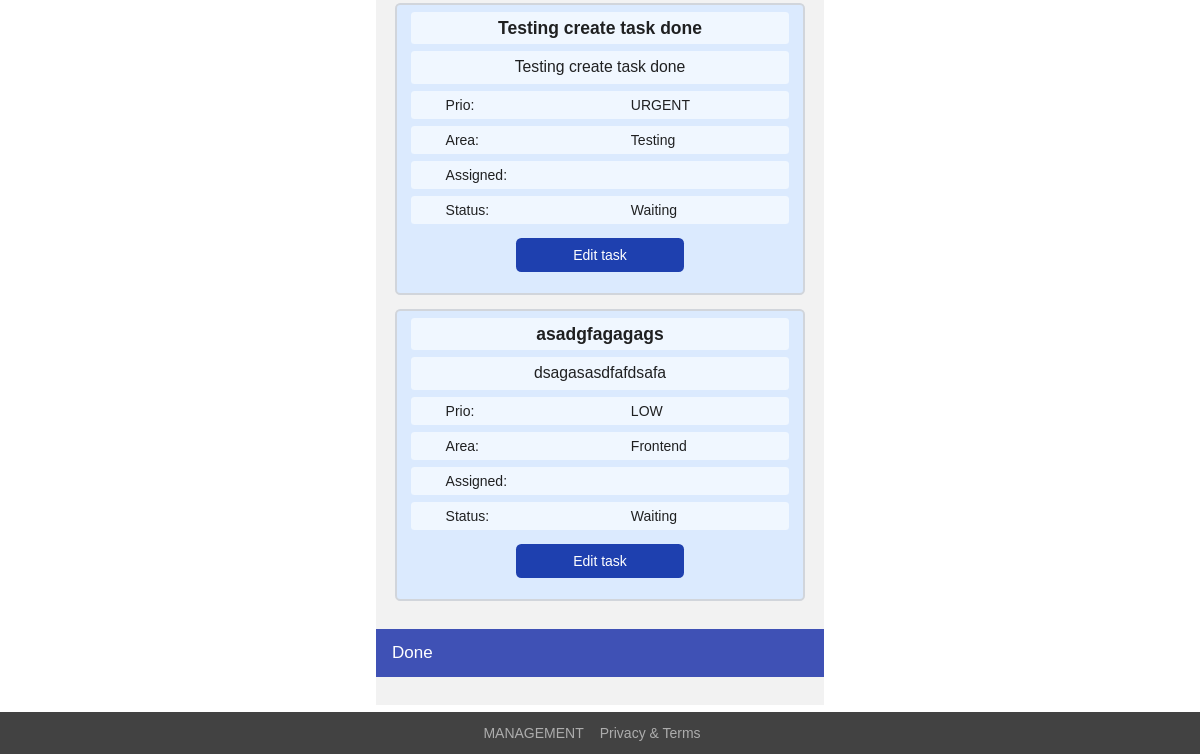
Page /management/kanban_board/ (lower part) on the earlier database version.
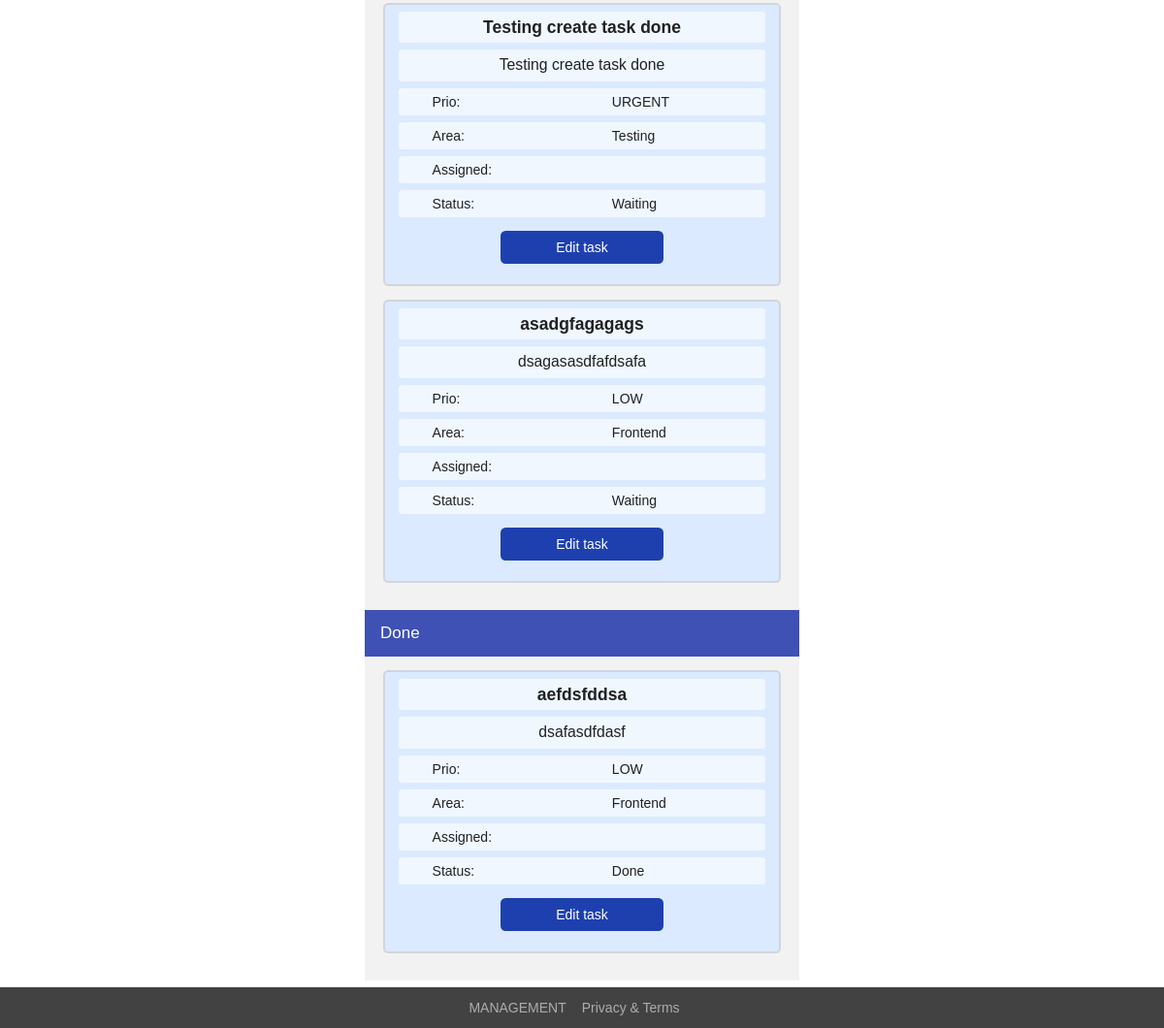
Same page on the later database version.
### apps/kanban_board/models.py (models this page shows, shortened)
class Task(models.Model):
    title = models.CharField(max_length=200, default="No Title")
    description = models.CharField(max_length=400, default="No description")
    prio = models.CharField(max_length=20, choices=PRIO_CHOICES, default='Low')
    member_type = models.CharField(max_length=20, choices=MEMBER_TYPE_CHOICES, default='Frontend')
    assigned = models.ForeignKey(User, on_delete=models.PROTECT)
    status=models.CharField(max_length=20, choices=STATUS_CHOICES, default='ToDo')
    created_at = models.DateTimeField('date created')
    updated_at = models.DateTimeField('date updated')

### apps/kanban_board/views.py (the view)
# urls.py: path('', views.index_kanban_board, name='index_kanban_board'),
def index_kanban_board(request):
    if request.method == 'GET':
        toDo = Task.objects.filter(status="ToDo")
        working = Task.objects.filter(status="Working")
        waiting = Task.objects.filter(status="Waiting")
        done = Task.objects.filter(status="Done")
        print('PRINTING FOR SEE toDo',toDo)
        print('PRINTING FOR SEE working',working)
        print('PRINTING FOR SEE waiting',waiting)
        print('PRINTING FOR SEE done',done)
        userList = User.objects.all()
        return render(request, 'kanban_board/kanban_board_template.html', {'users': userList, 'toDos':toDo, 'workings':working, 'waitings':waiting, 'dones':done})
    return render(request, 'kanban_board/kanban_board_template.html',{'WERT1':'NO VALUE REQUEST'})

### templates/kanban_board/kanban_board_template.html (shortened to what the changed rows need)
{% extends "base/base_template.html" %} {% block content %} {% load static %}
<link rel="stylesheet" href="{% static 'css/kanban_board_css/kanban_board.css' %}" />
<div class="flex justify-center">
   <div class="w-full sm:max-w-lg h-5/6">
      <div class="topnav">
         <div id="waiting" class="w-full flex-col items-center py-2" style="display: flex">
            {% for waiting in waitings %}
            <div class="border-2 border-gray-300 bg-blue-100 w-11/12 rounded-md my-2">
               <form action="" method="post" class="w-full px-4">
                  <div class="flex w-full items-center my-2 border-solid disable-input-user">
                     <label class="w-full text-center font-semibold text-xl" id="waitingTitleHidden_{{ waiting.id }}" for="waitingTitle"
                        >{{ waiting.title }}</label
                     >
                  </div>
                  <div class="flex w-full items-center my-2 border-solid disable-input-user">
                     <label class="w-full text-center text-lg" id="waitingDescriptionHidden_{{ waiting.id }}" for="waitingDescription"
                        >{{ waiting.description }}</label
                     >
                  </div>
                  <div class="flex w-full items-center my-2 border-solid disable-input-user">
                     <label class="w-5/12 text-left" for="prio">Prio:</label>
                     <label class="w-5/12 text-left" id="waitingPrioHidden_{{ waiting.id }}" for="prio">{{ waiting.prio }}</label>
                  </div>
                  <div class="flex w-full items-center my-2 border-solid disable-input-user">
                     <label class="w-5/12 text-left" for="memberType">Area:</label>
                     <label class="w-5/12 text-left" id="waitingAreaHidden_{{ waiting.id }}" for="memberType">{{ waiting.member_type }}</label>
                  </div>
                  <div class="flex w-full items-center my-2 border-solid disable-input-user">
                     <label class="w-5/12 text-left" for="prio">Assigned:</label>
                  </div>
                  <div class="flex w-full items-center my-2 border-solid disable-input-user">
                     <label class="w-5/12 text-left" for="status">Status:</label>
                     <label class="w-5/12 text-left" id="waitingStatusHidden_{{ waiting.id }}" for="status">{{ waiting.status }}</label>
                  </div>
                  <div class="flex justify-evenly w-full my-2">
                     <div class="w-48 text-white text-center px-4 py-2 my-2 bg-blue-800 rounded-md hover:cursor-pointer hover:bg-opacity-50">Edit task</div>
                  </div>
               </form>
            </div>
            {% endfor%}
         </div>
      </div>
      <div class="topnav">
         <div id="waiting" class="w-full flex-col items-center py-2" style="display: flex">
            {% for done in dones %}
            <div class="border-2 border-gray-300 bg-blue-100 w-11/12 rounded-md my-2">
               <form action="" method="post" class="w-full px-4">
                  <div class="flex w-full items-center my-2 border-solid disable-input-user">
                     <label class="w-full text-center font-semibold text-xl" id="doneTitleHidden_{{ done.id }}" for="doneTitle">{{ done.title }}</label>
                  </div>
                  <div class="flex w-full items-center my-2 border-solid disable-input-user">
                     <label class="w-full text-center text-lg" id="doneDescriptionHidden_{{ done.id }}" for="doneDescription">{{ done.description }}</label>
                  </div>
                  <div class="flex w-full items-center my-2 border-solid disable-input-user">
                     <label class="w-5/12 text-left" for="prio">Prio:</label>
                     <label class="w-5/12 text-left" id="donePrioHidden_{{ done.id }}" for="prio">{{ done.prio }}</label>
                  </div>
                  <div class="flex w-full items-center my-2 border-solid disable-input-user">
                     <label class="w-5/12 text-left" for="memberType">Area:</label>
                     <label class="w-5/12 text-left" id="doneAreaHidden_{{ done.id }}" for="memberType">{{ done.member_type }}</label>
                  </div>
                  <div class="flex w-full items-center my-2 border-solid disable-input-user">
                     <label class="w-5/12 text-left" for="prio">Assigned:</label>
                  </div>
                  <div class="flex w-full items-center my-2 border-solid disable-input-user">
                     <label class="w-5/12 text-left" for="status">Status:</label>
                     <label class="w-5/12 text-left" id="doneStatusHidden_{{ done.id }}" for="status">{{ done.status }}</label>
                  </div>
                  <div class="flex justify-evenly w-full my-2">
                     <div class="w-48 text-white text-center px-4 py-2 my-2 bg-blue-800 rounded-md hover:cursor-pointer hover:bg-opacity-50">Edit task</div>
                  </div>
               </form>
               {% endfor%}
            </div>
         </div>
      </div>
   </div>
   {% endblock %}

Differences in the rows shown:
added Task: title "aefdsfddsa", description "dsafasdfdasf", prio "LOW", member_type "Frontend", status "Done"
